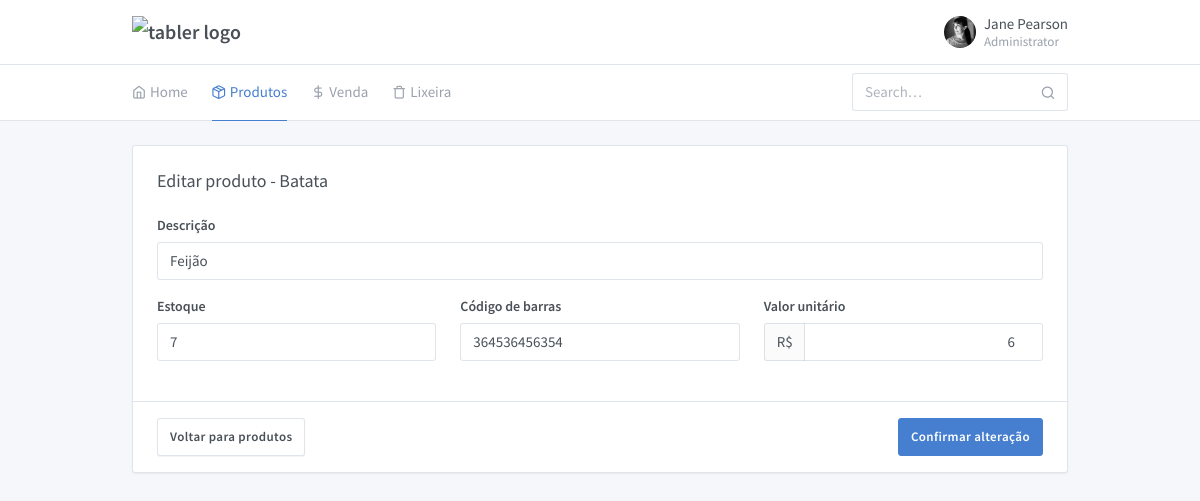
/projeto/form-produto-edit.php?id=4, run on an earlier commit of the app's database.
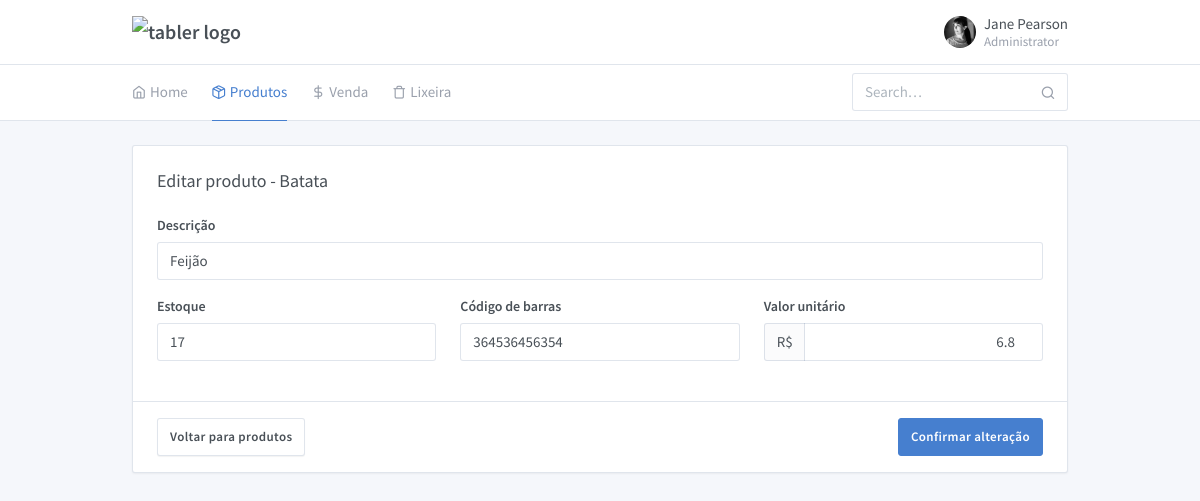
And on a later commit of the database.
### tables this page shows
CREATE TABLE `produto` (
  `pro_id` int(11) NOT NULL,
  `pro_desc` varchar(150) NOT NULL,
  `pro_vlrunt` decimal(10,2) NOT NULL,
  `pro_qtdestoque` int(11) NOT NULL,
  `pro_codbarras` varchar(13) NOT NULL,
  `pro_ativo` varchar(1) NOT NULL
);

### projeto/produto/Produto.php (called while the page is built, shortened)
<?php
require_once '../Conexao.php';
class Produto
{
    private $desc;
    private $vlrunt;
    private $qtdestoque;
    private $codbarras;
    function __construct($id = null, $desc = null, $vlrunt = null, $qtdestoque = null, $codbarras = null, $ativo = 'S')
    {
        $this->desc = $this->setDescricao($desc);
        $this->vlrunt = $this->setValorUnitario($vlrunt);
        $this->qtdestoque = $this->setQuantidadeEstoque($qtdestoque);
        $this->codbarras = $this->setCodigoBarras($codbarras);
    }
    public function getDescricao()
    {
        return $this->desc;
    }
    public function setDescricao($desc)
    {
        $this->desc = $desc;
    }
    public function getValorUnitario()
    {
        return (float)$this->vlrunt;
    }
    public function setValorUnitario($vlrunt)
    {
        $this->vlrunt = $vlrunt;
    }
    public function getQuantidadeEstoque()
    {
        return (int) $this->qtdestoque;
    }
    private function setQuantidadeEstoque($qtdestoque)
    {
        $this->qtdestoque = $qtdestoque;
    }
    public function getCodigoBarras()
    {
        return $this->codbarras;
    }
    private function setCodigoBarras($codbarras)
    {
        $this->codbarras = $codbarras;
    }
    public function getById($id)
    {
        $conn = new Conexao();
        $conn->setConexao();
        $conn->query("SELECT
                    p.pro_id,
                    p.pro_desc,
                    p.pro_vlrunt,
                    p.pro_qtdestoque,
                    p.pro_codbarras,
                    p.pro_ativo
        FROM produto p WHERE p.pro_id = $id");
    }
}

### Conexao.php (called while the page is built, shortened)
<?php
class Conexao {
  private $nome;
  private $host;
  private $usuario;
  private $senha;
  private $conexao;
  function __construct($sNome = 'avaliacao', $sHost = 'localhost', $sUsuario = 'root', $sSenha = '') {
    $this->nome    = $sNome;
    $this->host    = $sHost;
    $this->usuario = $sUsuario;
    $this->senha   = $sSenha;
  }
  public function setConexao() {
    if(!empty($this->host) && !empty($this->usuario)) {
      if (@$this->conexao = mysqli_connect($this->host, $this->usuario, $this->senha)) {
        mysqli_select_db($this->conexao, $this->nome);
        mysqli_query($this->conexao, 'SET character_set_connection=utf8');
        mysqli_query($this->conexao, 'SET character_set_client=utf8');
        mysqli_query($this->conexao, 'SET character_set_results=utf8');
      } else {
        echo 'Nosso banco de dados não está respondendo à solicitação de acesso, já estamos verificando. Por favor aguarde!';
      }
    } else {
      echo 'not working';
    }
  }
  public function query($sSql, $bReturn = false) {
    if($rQry = mysqli_query($this->conexao, $sSql)) {
      if($bReturn) {
        return $rQry;
      } else {
        $this->query = $rQry;
      }
    }
  }
}

### projeto/form-produto-edit.php (the view, shortened to what the changed rows need)
<?php
require_once 'produto/Produto.php';
$id = isset($_GET['id']) ? $_GET['id']: '';
$produto = new Produto();
$produto->getById($id);
?>
<!doctype html>
<html lang="en" dir="ltr">
<head>
  <link rel="stylesheet" href="https://maxcdn.bootstrapcdn.com/font-awesome/4.7.0/css/font-awesome.min.css">
  <link href="./assets/css/dashboard.css" rel="stylesheet" />
  <link href="./assets/plugins/charts-c3/plugin.css" rel="stylesheet" />
  <link href="./assets/plugins/maps-google/plugin.css" rel="stylesheet" />
</head>
<body class="">
  <div class="page">
    <div class="page-main">
      <div class="my-3 my-md-5">
        <div class="container">
          <div class="row">
            <div class="col-lg-12">
              <form class="card" method="post" action="produto\update.php">
                <div class="card-body">
                  <div class="row">
                    <div class="col-md-12">
                      <div class="form-group">
                        <label class="form-label">Descrição</label>
                        <input type="text" class="form-control" name="descricao"placeholder="Arroz.." value="<?php echo $produto->getDescricao()?>" required>
                      </div>
                    </div>
                    <div class="col-sm-6 col-md-4">
                      <div class="form-group">
                        <label class="form-label">Estoque</label>
                        <input type="number" class="form-control" placeholder="10.." name="qtdestoque" value="<?php echo $produto->getQuantidadeEstoque()?>" required>
                      </div>
                    </div>
                    <div class="col-sm-6 col-md-4">
                      <div class="form-group">
                        <label class="form-label">Código de barras</label>
                        <input type="number" class="form-control" name="codbarras" value="<?php echo $produto->getCodigoBarras()?>" required>
                      </div>
                    </div>
                    <div class="col-sm-6 col-md-4">
                      <div class="form-group">
                        <div class="input-group">
                          <span class="input-group-prepend">
                            <span class="input-group-text">R$</span>
                          </span>
                          <input type="number" name="vlrunt" min=0.01 step=0.01 class="form-control text-right" aria-label="Valor" value="<?php echo $produto->getValorUnitario()?>" required>
                        </div>
                      </div>
                    </div>
                  </div>
                </div>
              </form>
            </div>
          </div>
        </div>
      </div>
    </div>
  </div>
</body>
</html>

What changed in the data, as far as the page shows it:
changed produto "Feijão": qtdestoque "7" → "17"; vlrunt "6" → "6.8"
